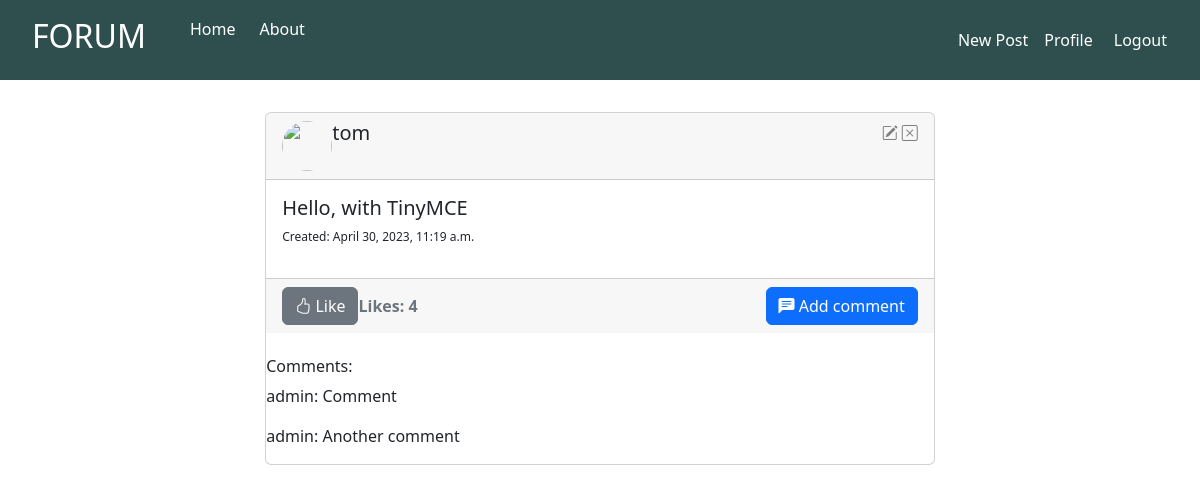
/posts/8/ (signed in), run on the app's committed database.
### posts/models.py (models this page shows)
class Post(models.Model):
    user = models.ForeignKey(User,on_delete=models.CASCADE)
    title = models.CharField(max_length=150)
    contents = tmce_modeles.HTMLField()
    created_datetime = models.DateTimeField(auto_now_add=True)
    modified_datetime = models.DateTimeField(auto_now=True)
    category = models.ForeignKey(PostCategory,on_delete=models.SET_NULL,null=True)
    likes = models.ManyToManyField(User,related_name="post_likes")
    def number_of_likes(self):
        return self.likes.count()

class PostComment(models.Model):
    user = models.ForeignKey(User,on_delete=models.CASCADE)
    post = models.ForeignKey(Post,on_delete=models.CASCADE)
    contents = models.TextField(max_length=255)
    created_datetime = models.DateTimeField(auto_now_add=True)
    modified_datetime = models.DateTimeField(auto_now=True)

### posts/views.py (the view)
class PostDetailView(DetailView):
    model = Post
    template_name = "posts/post_detail.html"

### posts/templates/posts/post_detail.html (shortened to what this page needs)
{% extends 'base.html' %}
{% load static %}
{% block stylesheets %}
    <link rel="stylesheet" href="{% static "posts/css/post_detail.css" %}">
{% endblock %}
{% block content %}
    <div class="card">
                <div class="card-header post-title">
                    <div class="user-info">
                        <img src="{{ object.user.profile.image.url }}" class="account-img">
                        <h5>{{ object.user.username }}</h5>
                    </div>
                    {% if post.user == user %}
                        <div class="post-actions">
                            <a class="post-edit-icon" href="{% url "posts:edit" post.id %}"><i class="bi bi-pencil-square"></i></a>
                            <a class="post-delete-icon" href="{% url "posts:delete" post.id %}"><i class="bi bi-x-square"></i></a>
                        </div>
                    {% endif %}
                </div>
                <div class="card-body">
                    <h5 class="card-title">{{ post.title }}</h5>
                    <p style="font-size: 12px;">Created: {{ post.created_datetime }}</p>
                </div>
                <div class="card-footer text-muted post-footer">
                    <div class="like-div">
                        <form action="{% url 'posts:like' post.id %}" method="POST">
                            {% if user in post.likes.all %}
                                <button type="submit" name="post_id" value="{{post.id}}" class="btn btn-secondary"><i class="bi bi-hand-thumbs-up"> </i>Like</button>
                            {% else %}
                                <button type="submit" name="post_id" value="{{post.id}}" class="btn btn-primary"><i class="bi bi-hand-thumbs-up"> </i>Like</button>
                            {% endif %}
                        </form>
                        <span class="text-secondary likes-number">Likes: {{ post.number_of_likes }}</span>
                    </div>
                    <div class="comment-div">
                        <a class="btn btn-primary" href="{% url "posts:add_comment" post.id %}"><i class="bi bi-chat-left-text-fill"></i> Add comment</a>
                    </div>
                </div>
                <br>
                <h6>Comments: </h6>
                {% for comment in post.postcomment_set.all %}
                    <p>{{ comment.user }}: {{ comment.contents }}</p>
                {% endfor %}
            </div>
{% endblock %}

### static/forum/css/style.css (style rules this page uses)
body { background-color: #f5f5f5; margin: 0; font-family: Arial, sans-serif; }

### posts/static/posts/css/post_detail.css (style rules this page uses)
.card { margin: 8px; width: 60%; }
.post-title { display: flex; flex-direction: row; justify-content: space-between; }
.account-img { width: 50px; height: 50px; border-radius: 50%; }
.user-info { display: flex; flex-direction: row; }
.post-edit-icon { color: gray; }
.post-delete-icon { color: gray; }
.post-footer { display: flex; flex-direction: row; justify-content: space-between; }
.like-div { display: flex; flex-direction: row; }
.likes-number { font-weight: bolder; display: flex; align-items: center; }

### data on the page
Post: user.username "tom", title "Hello, with TinyMCE", created_datetime "April 30, 2023, 11:19 a.m.", number_of_likes "4"
PostComment: user "admin", contents "Comment"
PostComment: user "admin", contents "Another comment"
